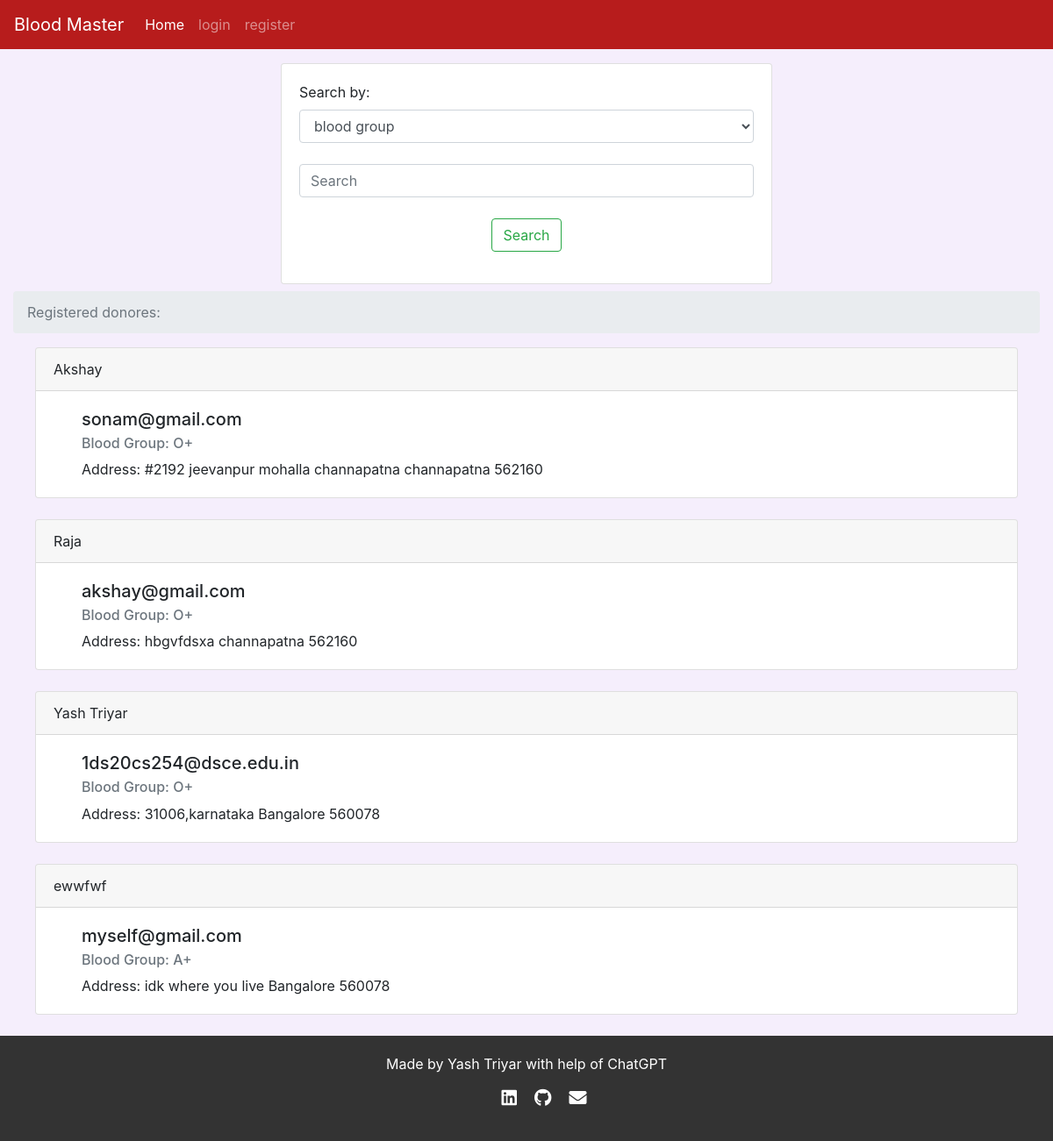
/index, run on the app's committed database.
### tables this page shows
CREATE TABLE users (name TEXT, addr TEXT, city TEXT, pin TEXT, bg TEXT,email TEXT UNIQUE, pass TEXT);

### server.py (the view, shortened to what this page needs)
@app.route('/index',methods = ['POST','GET'])
def index():
    if session.get('username') is not None:
        messages = session['username']
    else:
        messages = ""
    user = {'username': messages}
    print(messages)
    if request.method=='GET':
        con = sqlite3.connect('database.db')
        con.row_factory = sqlite3.Row
        cur = con.cursor()
        cur.execute("select * from users ")
        rows = cur.fetchall();
        return render_template('index.html', title='Home', user=user, rows=rows)

### templates/index.html (shortened to what this page needs)
{% extends "base.html" %} {% block content %}
<div class="container-fluid">
  <center>
    <div class="card text-left mt-3" style="width: 35rem">
      <div class="card-body">
        <form class="form-group" action="{{url_for('index')}}" method="POST">
          <label for="sel"> Search by:</label>
          <select
            name="type"
            class="form-control"
            id="exampleFormControlSelect1"
            required
          >
            <option value="blood">blood group</option>
            <option value="donorname">donorname</option></select
          ><br />
          <input
            class="form-control mr-sm-2"
            type="search"
            name="search"
            placeholder="Search"
            aria-label="Search"
            required
          /><br />
          <center>
            <button class="btn btn-outline-success my-2 my-sm-0" type="submit">
              Search
            </button>
          </center>
        </form>
      </div>
    </div>
  </center>
</div>
<div class="container-fluid">
  <nav aria-label="breadcrumb">
    <ol class="breadcrumb">
      <li class="breadcrumb-item active" aria-current="page">
        Registered donores:
      </li>
    </ol>
  </nav>
  <center>
    {% for row in rows %}
    <div class="card text-left" style="width: 70rem">
      <div class="card-header">{{row["name"]}}</div>
      <div class="card-body ml-3">
        <h5 class="card-title ml-3">{{row['email']}}</h5>
        <h6 class="card-subtitle mb-2 ml-3 text-muted">
          Blood Group: {{row['bg']}}
        </h6>
        <p class="card-text ml-3">
          Address: {{row["addr"]}} {{ row["city"]}} {{row['pin']}}
          <br />
      </div>
    </div>
    <br />
    {% endfor %}
  </center>
</div>
 {% endblock %}

### templates/base.html (style rules this page uses)
body { background-color: #f5eefc; }

### data on the page
users: name "Akshay", email "sonam@gmail.com", bg "O+", addr "#2192 jeevanpur mohalla channapatna", city "channapatna", pin "562160"
users: name "Raja", email "akshay@gmail.com", bg "O+", addr "hbgvfdsxa", city "channapatna", pin "562160"
users: name "Yash Triyar", email "1ds20cs254@dsce.edu.in", bg "O+", addr "31006,karnataka", city "Bangalore", pin "560078"
users: name "ewwfwf", email "myself@gmail.com", bg "A+", addr "idk where you live", city "Bangalore", pin "560078"
